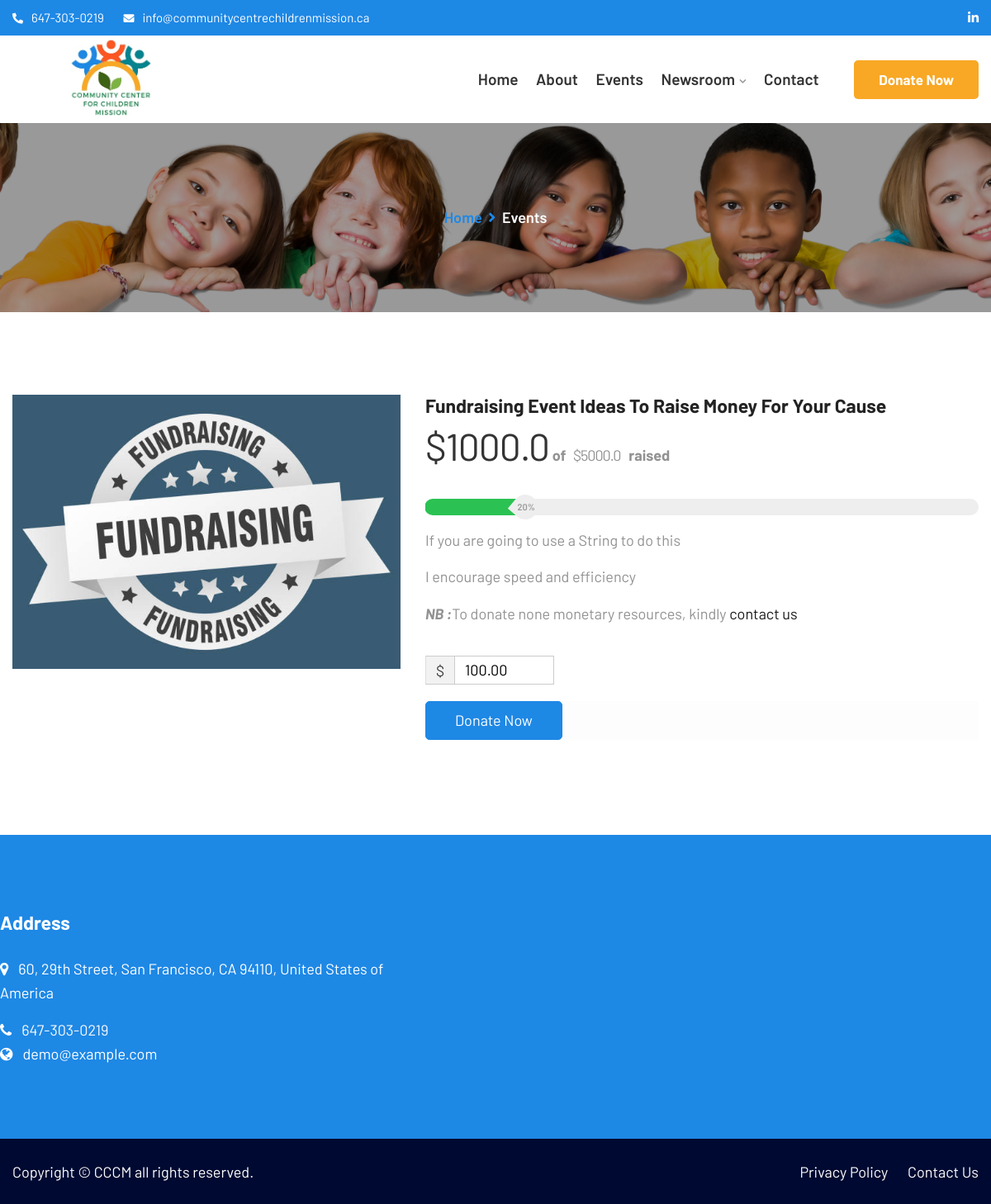
Page /events/1/Fundraising Event Ideas To Raise Money For Your Cause/ on the committed database.
### core/models.py (models this page shows, shortened)
class Event(models.Model):
    name = models.CharField(max_length=150, help_text="Name of the event")
    description = RichTextUploadingField()
    event_date_time = models.DateTimeField()
    thumbnail = models.ImageField(upload_to="events/%Y/%m/%d", null=True, blank=True)
    registration_link = models.URLField(max_length=500)
    event_location = models.CharField(max_length=150, help_text="Where will the events be happening?")
    date_created = models.DateTimeField(auto_now_add=True)
    donations = models.FloatField(default=0, help_text="DOnations made for the event")
    goal = models.FloatField(default=0, help_text="Goal for the event")
    is_active = models.BooleanField(default=True)

### core/views.py (the view)
# urls.py: path('events/<int:id>/<str:name>/', event_detail, name="event_detail"),
def event_detail(request, id, name):
    event = get_object_or_404(Event, id=id)
    context = {
        'event':event,
        'percent': min(int(event.donations / event.goal * 100), 100),
        'categories':Category.objects.order_by('-id')
    }
    return render(request, "event_detail.html", context)

### core/templates/event_detail.html
{% extends 'base/base.html' %}
{% load static %}
{% block content %}
<div class="breadcumb-area">
	<div class="container">
		<div class="row">
			<div class="col-md-12 txtc">
				<div class="breadcumb-inner">
					<ul>
						<li><a href="{% url 'home' %}">Home</a></li>
						<li><i class="fas fa-angle-right"></i></li>
						<li>Events</li>
					</ul>
				</div>
			</div>
		</div>
	</div>
</div>
<div class="single_causes_area">
	<div class="container">
		<div class="row">
			<div class="col-lg-5 col-md-12 col-sm-12">
				<div class="themex_give_thumb">
					<img  src="{{event.thumbnail.url}}"  alt="" >
				</div>
			</div>
			<div class="col-lg-7 col-md-12 col-sm-12">
				<div class="widget_title">
					<h1>{{event.name}}</h1>
					<div class="price_inner">
						<h3><span>${{event.donations}}</span> of <span class="dolar2">${{event.goal}}</span>raised</h3>
					</div>
						<div class="progress witr_progress-style9">
							<div class="progress-bar wow fadeInLeft animated animated" data-wow-duration="1.5s" data-wow-delay="0.2s" style = "width:{{percent}}%; animation-name: fadeInLeft;">
								<span class="witr_percent">{{percent}}%</span>
							</div>
					</div>
					<p>{{event.description | safe}}</p>
					<p><em>NB :</em>To donate none monetary resources, kindly <span><a href="{% url 'contact' %}">contact us</a></span></p>
				</div>
				<div class="donation-amount">
					<form action="">
						<div class="form_field2">
						<span>$</span>
							<input  name="give-amount"  placeholder="" value="100.00">
						</div>
						<div class="form_field_btn">
							<button type="button" class="give-btn give-btn-reveal">Donate Now</button>
						</div>
					</form>
				</div>
			</div>
		</div>
	</div>
</div>
{% endblock %}

### rows in the picture
Event: thumbnail (picture), name "Fundraising Event Ideas To Raise Money For Your Cause", donations "1000.0", goal "5000.0", description "If you are going to use a String to do this I encourage speed and efficiency"

### other values in the picture
{{ percent }} "20"
